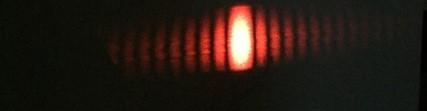
#> input picture 11.5.jpg, 427 x 111 px
$ python DiffractionData.py
#> lines starting #> are read from the running program, lines starting #| are printed output that depends on the picture
import numpy as np
import cv2
import matplotlib.pyplot as plt
import scipy.integrate

class DiffractionData:

    def __init__(self, image_name, isrgb, wavelength=632.8 * 10 ** (-9), slit_width=0.5 * 10 ** (-3), R=3.64, pic_width=0.05):
        """
        """
        self.new_image(image_name, isrgb, wavelength, slit_width, R)

    def new_image(self, image_name, isrgb, wavelength=632.8 * 10 ** (-9), slit_width=0.5 * 10 ** (-3), R=3.64, pic_width=0.05):
        """
        """
        self.image_name = image_name
        self.isrgb = isrgb
        self.wavelength = wavelength
        self.slit_width = slit_width
        self.R = R
        self.pic_width = pic_width
        self.intensity_matrix = self.__get_intensity()
#> in __get_intensity, img is the input picture: shape (111, 427, 3); mean B, G, R 19.3, 25.9, 37.8
        self.mid = int(len(self.intensity_matrix) / 2)
        temp = self.intensity_matrix[self.mid, :]
        shift = min(temp)
        self.image_intensity = np.subtract(temp, shift)
        self.num = len(self.image_intensity)
        self.del_v = slit_width * np.sqrt(2 / (R * wavelength))
        self.max_intensity = max(self.image_intensity)
        self.max_index = np.argmax(self.image_intensity)
        self.__shift_intensity()

        self.fraun = self.__get_fraunhoffer()
        self.fres = self.__get_fresnel()

    def __rgb_2_gray(self, rgb):
        """

        """
        r, g, b = rgb[:,:,0], rgb[:,:,1], rgb[:,:,2]
        gray = 0.2989 * r + 0.5870 * g + 0.1140 * b
        return gray

    def __get_intensity(self):
        """
        """
        img = cv2.imread(self.image_name)
        if self.isrgb:
            return self.__rgb_2_gray(img)
        else:
            return img

    def __shift_intensity(self):
        self.start = np.abs(int(len(self.image_intensity) / 2) - self.max_index)
        self.shifted = self.image_intensity[int(self.start):]

    def __get_fraunhoffer(self):

        max_angle = np.arctan(self.pic_width / self.R)
        k = 2.0 * np.pi / self.wavelength
        intensity = list()
        num1 = int(self.num / 2)
        num2 = self.num - num1

        for theta in np.linspace(max_angle, 1e-9, num1):
            beta= k * self.slit_width * np.sin(theta) / 2.0
            intensity.append((np.sin(beta) / beta)**2)
        for theta in np.linspace(1e-9, max_angle, num2):
            beta= k * self.slit_width * np.sin(theta) / 2.0
            intensity.append((np.sin(beta) / beta)**2)

        c = self.max_intensity / max(intensity)
        intensity = np.multiply(c, intensity)
        return intensity

    def __get_fresnel(self):

        max_angle = np.arctan(self.pic_width / self.R)
        S = lambda x:np.sin(x**2 * np.pi / 2)
        C = lambda x:np.cos(x**2 * np.pi / 2)
        intensity = list()
        num1 = int(self.num / 2)
        num2 = self.num - num1

        for i in np.linspace(-max_angle, max_angle, self.num):
            v1 = -((i / self.slit_width) + 0.5) * self.del_v
            v2 = -((i / self.slit_width) - 0.5) * self.del_v
            intensity.append(scipy.integrate.quad(S, v1, v2)[0] ** 2 + scipy.integrate.quad(C, v1, v2)[0] ** 2)

        c = self.max_intensity / max(intensity)
        intensity = np.multiply(c, intensity)

        return intensity

    def plot_picture_data(self):
        """
        """

        x  = np.linspace(0, self.num , self.num)
        minus = x[int(self.start)]
        x1 = np.subtract(x[int(self.start):], minus)

        fig = plt.figure()
        ax = fig.add_subplot(1, 1, 1)

        plt.xlabel('Horizontal Pixel')
        plt.ylabel('Relative Intensity')
        plt.title(r"$\Delta\upsilon = $" + str(self.del_v))
        plt.grid()
        ax.plot(x1,self.shifted, label="Diffraction Data")
        ax.plot(x, self.fraun, label="Fraunhofer Model")
        ax.plot(x, self.fres, label="Fresnel Model")
        plt.legend()
        plt.show()

if __name__ == "__main__":
    a = DiffractionData("11.5.jpg", True, slit_width=0.5e-3)
#> in new_image, `self.mid = int(len(self.intensity_matrix) / 2)`: self.mid = 55
#> in new_image, `temp = self.intensity_matrix[self.mid, :]`: temp = 427 values, max 248.6 at index 241, min 1.17 at index 422, mean 33.94
#> in new_image, `shift = min(temp)`: shift = 1.17
#> in new_image, `self.image_intensity = np.subtract(temp, shift)`: self.image_intensity = 427 values, max 247.4 at index 241, min 0 at index 422, mean 32.77
#> in new_image, `self.num = len(self.image_intensity)`: self.num = 427
#> in new_image, `self.max_intensity = max(self.image_intensity)`: self.max_intensity = 247.4
#> in new_image, `self.max_index = np.argmax(self.image_intensity)`: self.max_index = 241
#> in __shift_intensity, `self.start = np.abs(int(len(self.image_intensity) / 2) - self.max_index)`: self.start = 28
#> in __shift_intensity, `self.shifted = self.image_intensity[int(self.start):]`: self.shifted = 399 values, max 247.4 at index 213, min 0 at index 394, mean 34.35
#> in __get_fraunhoffer, `num1 = int(self.num / 2)`: num1 = 213
#> in __get_fraunhoffer, `num2 = self.num - num1`: num2 = 214
#> in __get_fraunhoffer, `c = self.max_intensity / max(intensity)`: c = 247.4
#> in __get_fraunhoffer, `intensity = np.multiply(c, intensity)`: intensity = 427 values, max 247.4 at index 212, min 1.39e-06 at index 370, mean 11.82
#> in new_image, `self.fraun = self.__get_fraunhoffer()`: self.fraun has the same summary as intensity in __get_fraunhoffer
#> in __get_fresnel, `num1 = int(self.num / 2)`: num1 = 213
#> in __get_fresnel, `num2 = self.num - num1`: num2 = 214
#> in __get_fresnel, `c = self.max_intensity / max(intensity)`: c = 1140.5
#> in __get_fresnel, `intensity = np.multiply(c, intensity)`: intensity = 427 values, max 247.4 at index 213, min 0.0048 at index 356, mean 40.03
#> in new_image, `self.fres = self.__get_fresnel()`: self.fres has the same summary as intensity in __get_fresnel
    a.plot_picture_data()
#> in plot_picture_data, `minus = x[int(self.start)]`: minus = 28.07
#> in plot_picture_data, `x1 = np.subtract(x[int(self.start):], minus)`: x1 = 399 values from 0 to 398.9
    a.new_image("11.25.jpg", True, slit_width=0.75e-3)
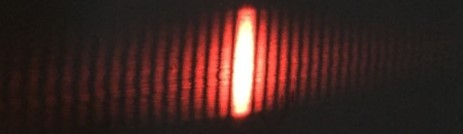
#> input picture 11.25.jpg, 463 x 134 px
#> in __get_intensity, img is the input picture: shape (134, 463, 3); mean B, G, R 34.8, 38.6, 63.8
#> in __rgb_2_gray (call 2), `r, g, b = rgb[:,:,0], rgb[:,:,1], rgb[:,:,2]`:
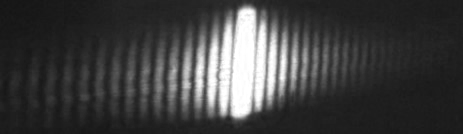
#> b: shape (134, 463); min 20, max 255, mean 63.8
    a.plot_picture_data()
    a.new_image("11.00.jpg", True, slit_width=1e-3)
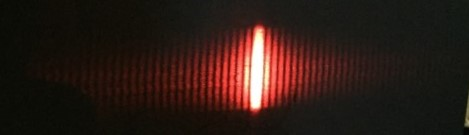
#> input picture 11.00.jpg, 469 x 135 px
#> in __get_intensity, img is the input picture: shape (135, 469, 3); mean B, G, R 21.6, 27.3, 44.4
#> in __rgb_2_gray (call 3), `gray = 0.2989 * r + 0.5870 * g + 0.1140 * b`:
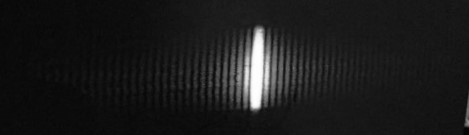
#> gray: shape (135, 469) float64; min 1.99, max 255, mean 27.6
    a.plot_picture_data()
    a.new_image("10.5.jpg", True, slit_width=1.5e-3)
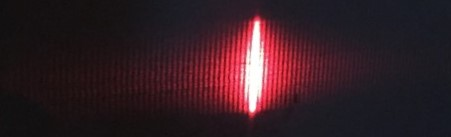
#> input picture 10.5.jpg, 451 x 137 px
#> in __get_intensity, img is the input picture: shape (137, 451, 3); mean B, G, R 36.3, 29.7, 52.2
    a.plot_picture_data()
    a.new_image("10.jpg", True, slit_width=2e-3)
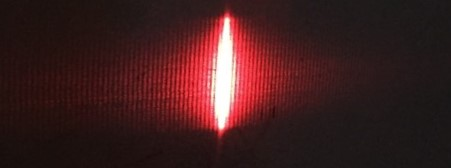
#> input picture 10.jpg, 451 x 168 px
#> in __get_intensity, img is the input picture: shape (168, 451, 3); mean B, G, R 30.9, 30.5, 62.9
    a.plot_picture_data()
#> in plot_picture_data (call 5), `plt.show()`:
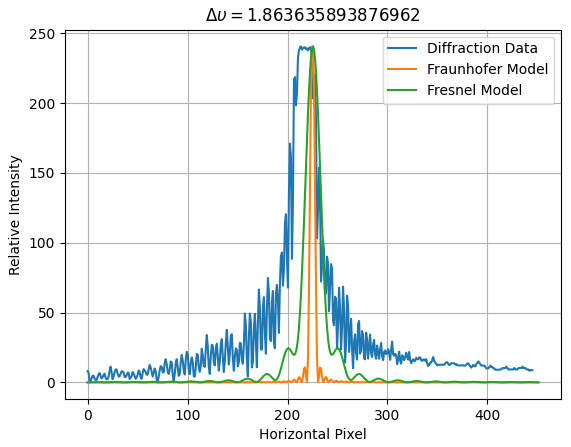
#> figure drawn by matplotlib, 1 panel; curve peaks at x = 213.5, y = 240.6; curve peaks at x = 224.5, y = 240.6; curve peaks at x = 225.5, y = 240.6
